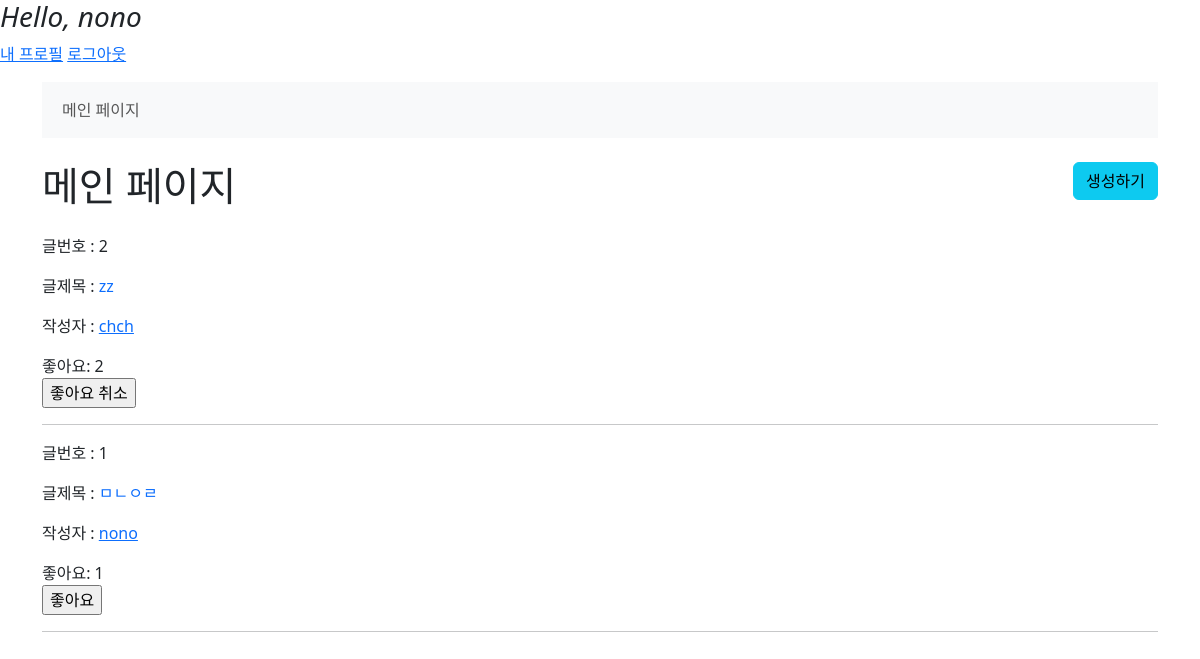
/boards/ (signed in), run on the app's committed database.
### boards/models.py (models this page shows)
class Board(models.Model):
    author = models.ForeignKey(settings.AUTH_USER_MODEL, on_delete=models.CASCADE, related_name='boards')
    like_users = models.ManyToManyField(settings.AUTH_USER_MODEL, related_name='like_boards')
    title = models.CharField(max_length=100)
    content = models.TextField()
    created_at = models.DateTimeField(auto_now_add=True)
    updated_at = models.DateTimeField(auto_now=True)

### accounts/models.py (models this page shows)
class User(AbstractUser):
    followings = models.ManyToManyField('self', symmetrical=False, related_name='followers')

### boards/views.py (the view)
# urls.py: path('', views.index, name="index"),
@require_http_methods(["GET"])
def index(request):
    boards = Board.objects.all().order_by('-created_at')
    context = {
        'boards': boards
    }
    return render(request, 'boards/index.html', context)

### boards/templates/boards/index.html (shortened to what this page needs)
{% extends 'base.html' %}
{% block content %}
<div>
  <div class="d-flex justify-content-between">
    <h1 class="mb-4">메인 페이지</h1>
    {% if user.is_authenticated %}
    <a style="height: 70%;" href="{% url 'boards:create' %}"><button class="btn btn-info">생성하기</button></a>
    {% endif %}
  </div>
  {% if boards|length == 0 %}아직 게시글이 없습니다
  {% else %}
  {% for board in boards %}
    <p>글번호 : {{ board.id }}</p>
    <p>글제목 : <a href="{% url 'boards:detail' board.id %}" style="text-decoration: none;">{{ board.title }}</a></p>
    <p>작성자 : <a href="{% url 'accounts:profile' board.author %}">{{ board.author }}</a></p>
    {% if request.user.is_authenticated %}
      <div>
        좋아요: {{ board.like_users.all|length }}
        <form action="{% url 'boards:likes' board.pk %}" method="POST">
          {% if request.user in board.like_users.all %}
            <input type="submit" value="좋아요 취소">
          {% else %}
            <input type="submit" value="좋아요">
          {% endif %}
        </form>
      </div>
    {% endif %}
    <hr>
  {% endfor %}
  {% endif %}
</div>
{% endblock content %}

### data on the page
Board: id "2", title "zz", author "chch", like_users.all|length "2"
Board: id "1", title "ㅁㄴㅇㄹ", author "nono", like_users.all|length "1"
